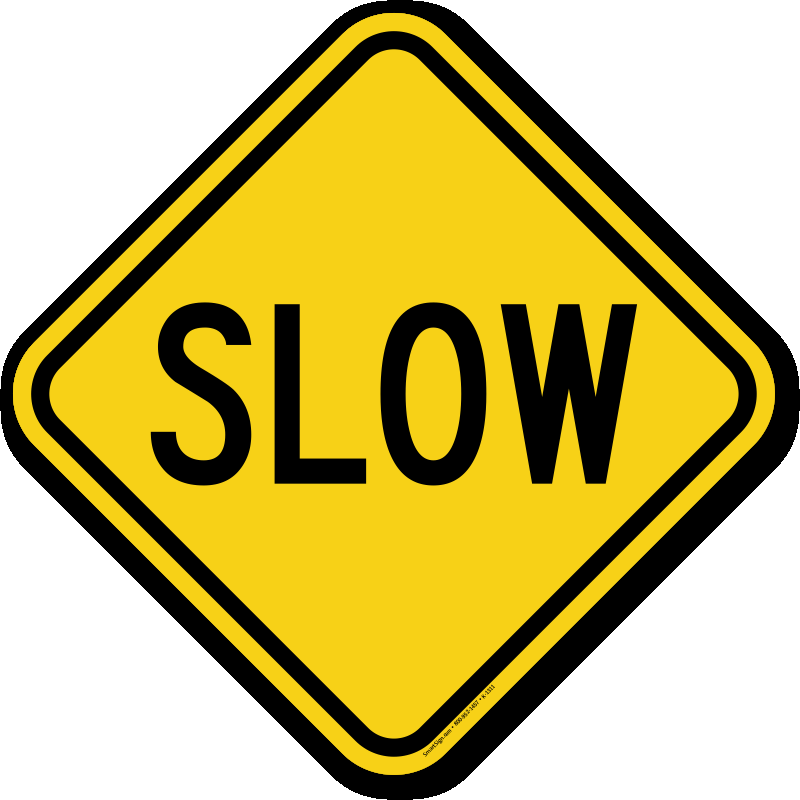
#> input picture SignBoardSkeleton/Train/SLOW/s19.png, 800 x 800 px; its folder holds only this picture in this run
$ jupyter execute --allow-errors Multi_Feature.ipynb   (shell and % lines are left out)   (older library calls are emulated)
#> lines starting #> are read from the running program, lines starting #| are printed output that depends on the picture
#> further down, image is the input picture: shape (800, 800, 3); mean B, G, R 110.5, 185.4, 200.7
# **Multi Feature Extraction - A Skeleton Structure for Image classification**

# Traffic Sign Board Detection

[cell 1]
from __future__ import print_function
from sklearn.model_selection import train_test_split
from sklearn.metrics import classification_report
from sklearn.ensemble import RandomForestClassifier
from sklearn.tree import DecisionTreeClassifier
from imutils import paths
import numpy as np
import argparse
import mahotas
import cv2
import pickle as cPickle
from google.colab.patches import cv2_imshow

**Color Channel Statistics**

[cell 2]
def describe(image):
	# extract the mean and standard deviation from each channel of the image
	# in the HSV color space
	image = cv2.resize(image,(500,500))
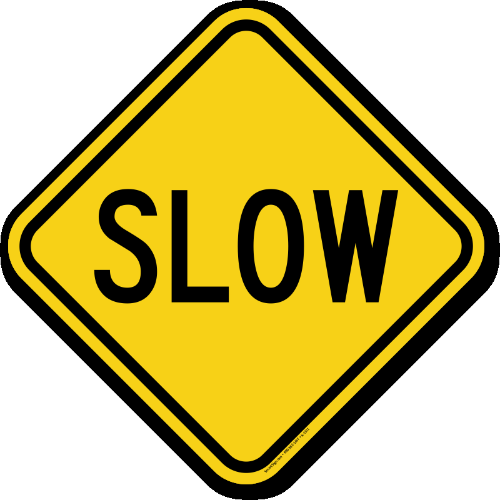
#> image: shape (500, 500, 3); mean of channels 0, 1, 2 110.5, 185.4, 200.7; drawn as B, G, R
	(means, stds) = cv2.meanStdDev(cv2.cvtColor(image, cv2.COLOR_BGR2HSV))
#> means = [10.51, 97.24, 200.7]; stds = [12.34, 114.2, 98.94]
	colorStats = np.concatenate([means, stds]).flatten()
#> colorStats = [10.51, 97.24, 200.7, 12.34, 114.2, 98.94]

	# extract Haralick texture features
	gray = cv2.cvtColor(image, cv2.COLOR_BGR2GRAY)
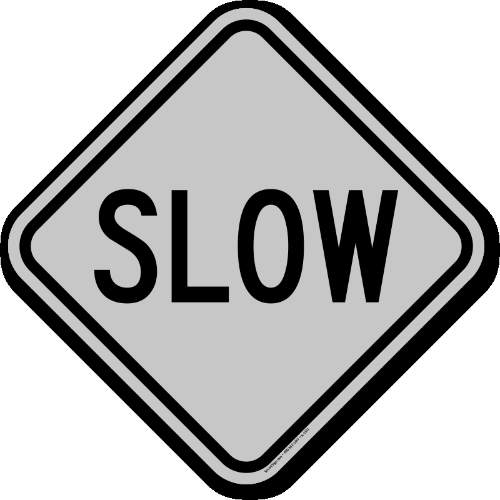
#> gray: shape (500, 500); min 0, max 255, mean 181.4
	haralick = mahotas.features.haralick(gray).mean(axis=0)

	# return a concatenated feature vector of color statistics and Haralick
	# texture features
	return np.hstack([colorStats, haralick])

[cell 3]
imagePaths = sorted(paths.list_images("MachineLearning/SignBoardSkeleton/Train"))
data = []
labels = []

#> (a cell that did not finish here is left out)
